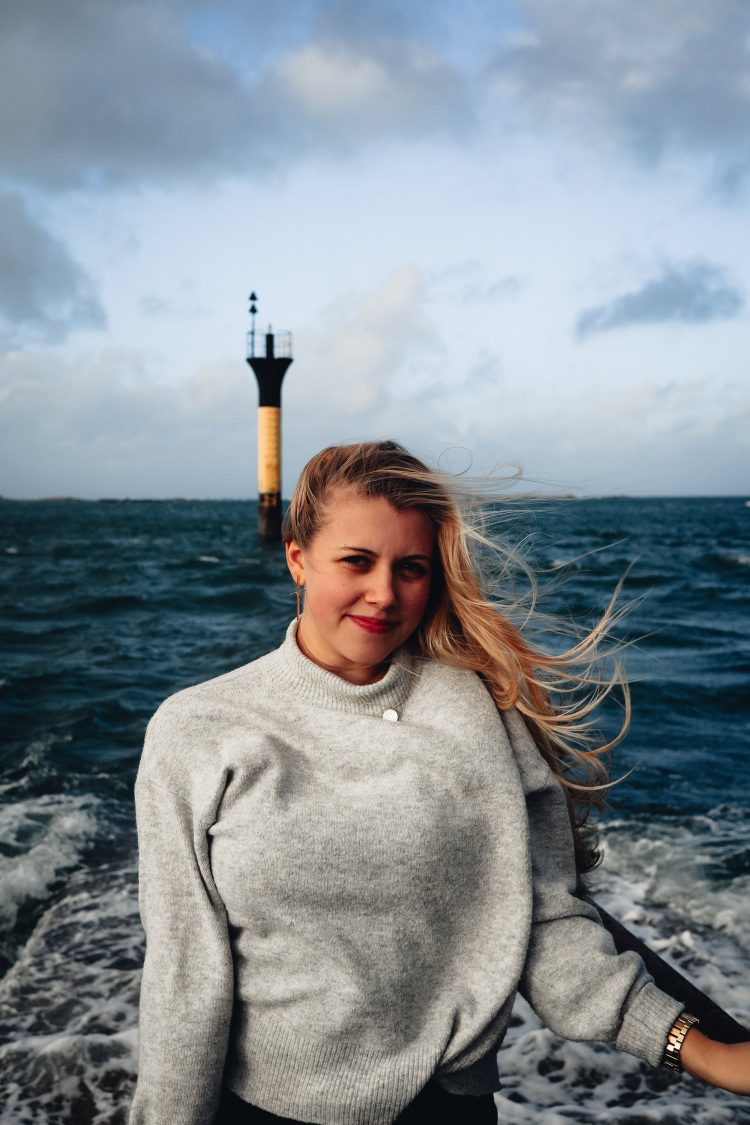
#> input picture src/webapp/src/images/item3.jpg, 1500 x 2250 px (shown at 1/2 size)
$ python -i execute.py   (imports and definitions only)   (older library calls are emulated)
#> lines starting #> are read from the running program, lines starting #| are printed output that depends on the picture; after the words box and inside, x2 and y2 are one past the last pixel; in counts of white or black regions, pixels touching at a corner belong together
#> further down, picture is the input picture: shape (2250, 1500, 3); mean B, G, R 149, 142.1, 132.8
import os
import tensorflow as tf
import argparse
import cv2
import numpy as np
import logging;
from PIL import Image
import get_dataset_colormap
from skimage import data, color, io, img_as_ubyte
import numpy as np
from scipy import fftpack
from scipy import signal
from scipy.ndimage.filters import gaussian_filter

INPUT_SIZE = 513
INPUT_TENSOR = 'ImageTensor:0'
OUTPUT_TENSOR = 'SemanticPredictions:0'

# [1 line not run here, left out]

# [70 lines left out: functions load_pb, fit, filter_mask, seperate_foreground_background, not called in this run]

def greyscales_2_color(greyscales):
    return np.concatenate([a[:,:,np.newaxis] for a in greyscales], axis=2)

# [27 lines left out: functions inpaint_foreground, replace_foreground, blur_background, not called in this run]

def blur_background2(image):
    return gaussian_filter(image, sigma=14) # to be configurable
    #return cv2.blur(image,(25,25))

# [25 lines left out: functions fit_to_model, resize_image_cv2, resize_image, not called in this run]

def find_bounding_boxes(image):
    gray=cv2.cvtColor(image,cv2.COLOR_BGR2GRAY)
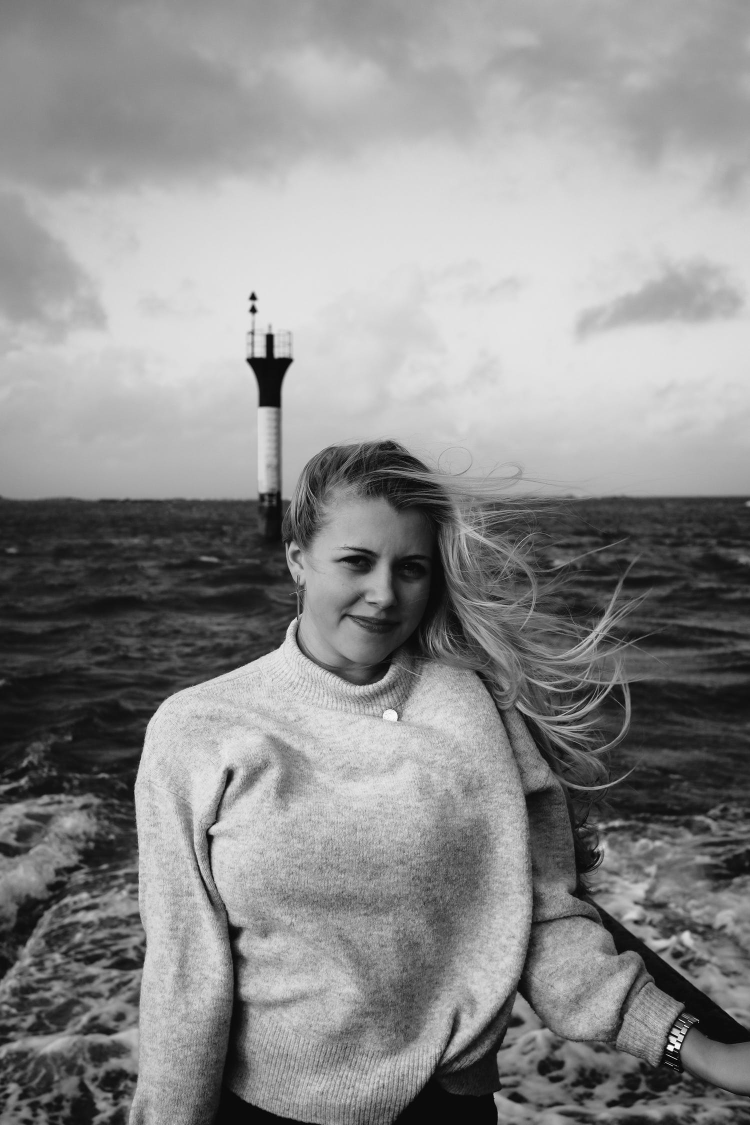
#> gray: shape (2250, 1500) (shown at 1/2 size); min 0, max 255, mean 140.1
    contours, hierarchy = cv2.findContours(gray,cv2.RETR_TREE,cv2.CHAIN_APPROX_SIMPLE)
#> contours = 14 contours, 13 with area under 20; largest, box (x1, y1, x2, y2) and area: (0, 0, 1500, 2250) 3371251
    bounding_boxes = []
    for i in range(0, len(contours) - 1):
        if hierarchy[0][i][3] == -1:
            cnt = contours[i]
            x,y,w,h = cv2.boundingRect(cnt)
            bounding_boxes.append((x,y,w,h))
#> this loop made 13 passes
#> (cnt, x, y, w, h) on pass 1: ([[0, 0], [0, 2249], [1499, 2249], [1499, 0]], 0, 0, 1500, 2250)
#> after the loop, bounding_boxes = [(0, 0, 1500, 2250)]
           # roi=image[y:y+h,x:x+w]
           # cv2.imwrite(str(i) + '.jpg', roi)
    return bounding_boxes

# [6 lines not run here, left out]

>>> import cv2
>>> picture = cv2.imread('../webapp/src/images/item3.jpg')
>>> result = find_bounding_boxes(picture)
#> result = [(0, 0, 1500, 2250)]
